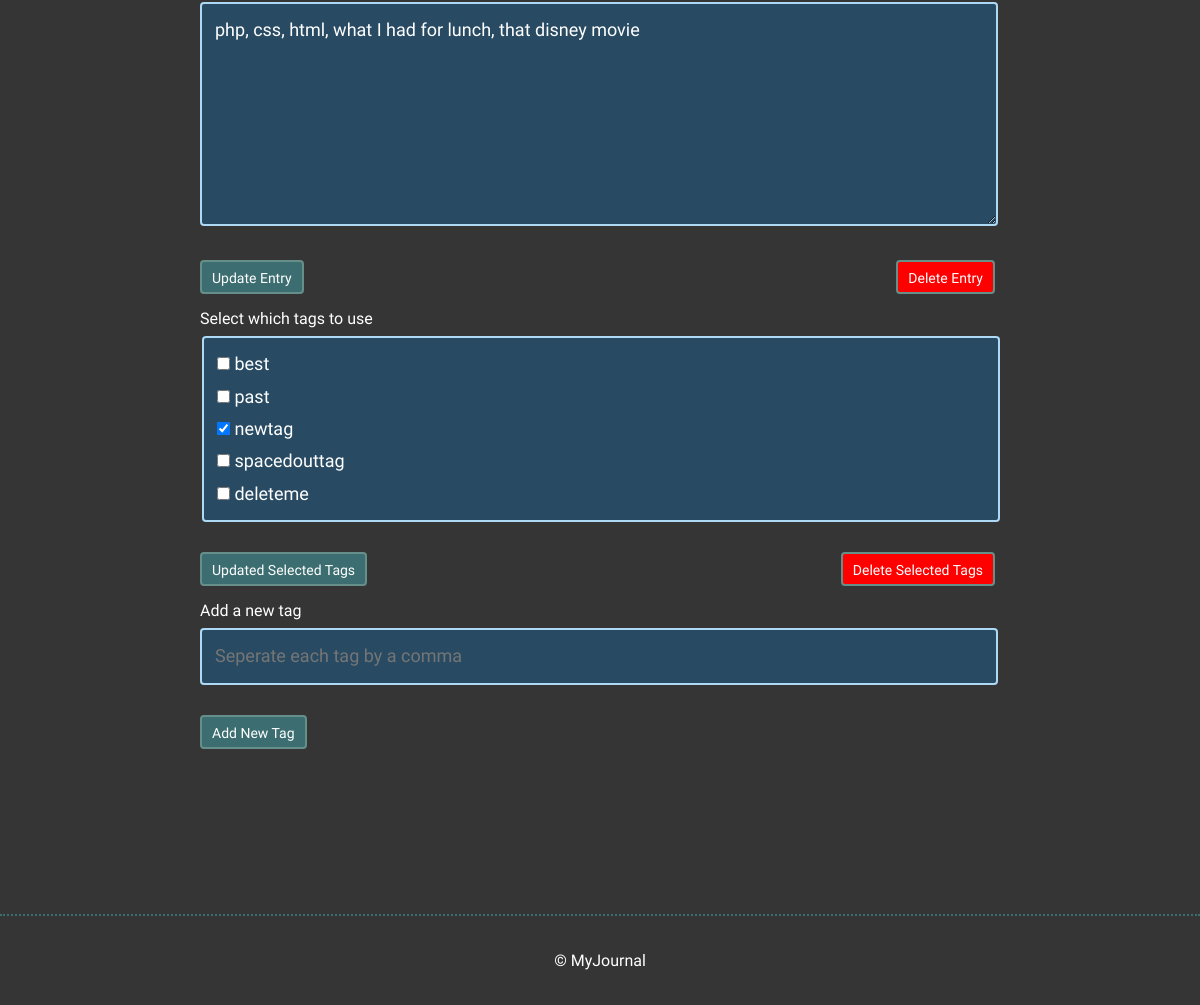
Page /edit.php?id=8 (lower part) on the earlier database version.
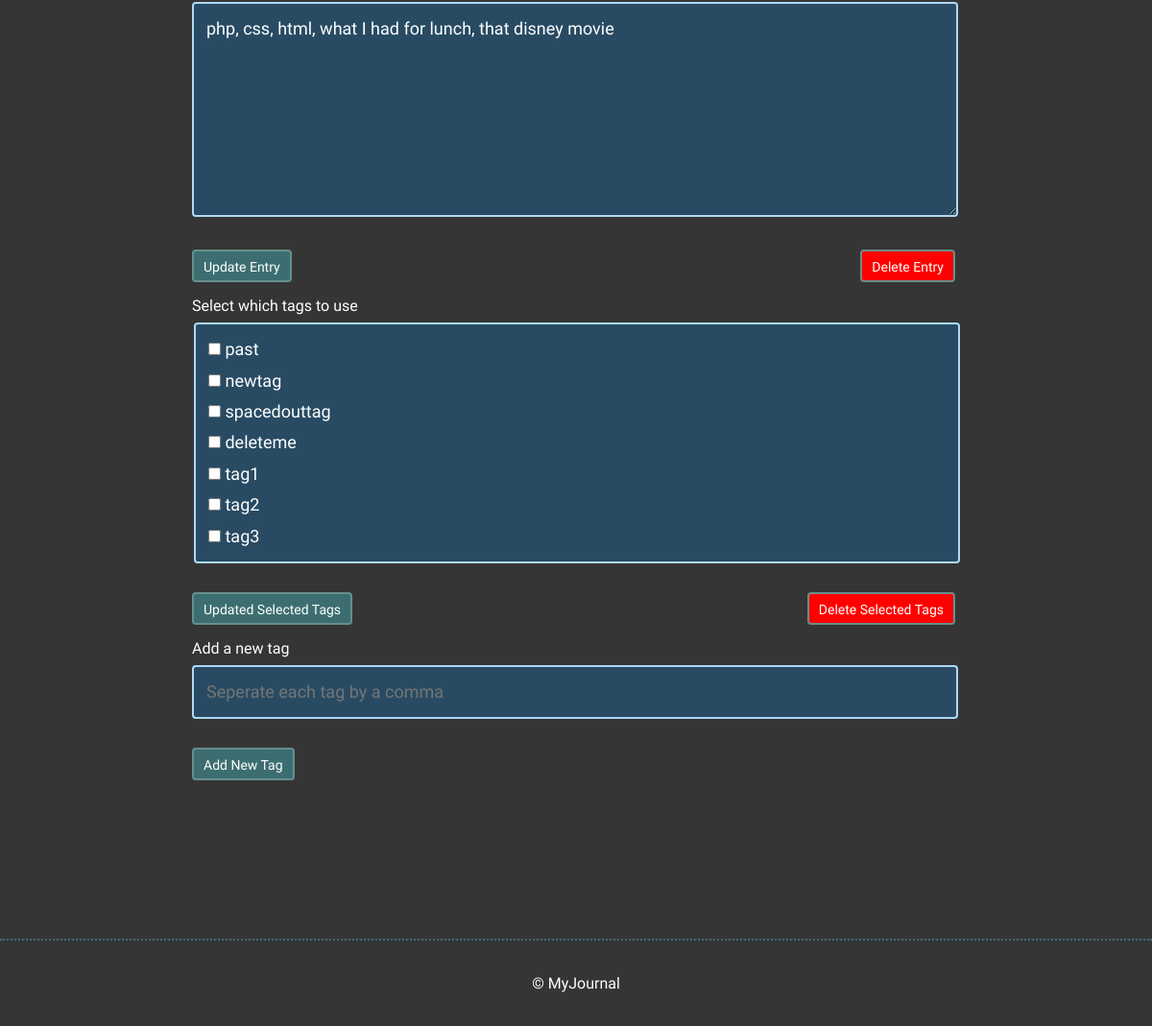
Same page on the later database version.
### tables this page shows
CREATE TABLE "tags" (
	"id"	INTEGER PRIMARY KEY AUTOINCREMENT,
	"tags"	TEXT NOT NULL
);

### inc/functions.php (called while the page is built, shortened)
<?php
function get_entry_by_id($id){
    include ("connection.php");
    try {
        $sql = "SELECT * FROM entries WHERE id = :id";
        $stmt = $db->prepare($sql);
        $stmt->bindParam(':id',$id,PDO::PARAM_INT);
        $stmt->execute();
        $results = $stmt->fetch(PDO::FETCH_ASSOC);
        return $results;
    } catch (Exception $e) {
        echo "Unable to query DB" . $e->getMessage();
        die();
    }
}
function get_tags_by_entry_id($entries_id){
    include ("connection.php");
    try {
    $sql = "SELECT tags.id, tags.tags FROM tags JOIN entry_tags ON tags.id = entry_tags.tag_id WHERE entry_tags.entry_id = :entries_id";
    $stmt = $db->prepare($sql);
    $stmt->bindParam(':entries_id',$entries_id,PDO::PARAM_INT);
    $stmt->execute();
    $results = $stmt->fetchAll(PDO::FETCH_ASSOC);
    if(!empty($results)) {
        return $results;
    } else {
        return false;
    }
} catch (Exception $e) {
    echo "Unable to query DB" . $e->getMessage();
}
}
function get_tags() {
    include ("connection.php");
    try {
        $sql = "SELECT * FROM TAGS";
        $stmt = $db->prepare($sql);
        $stmt->execute();
        $results = $stmt->fetchAll(PDO::FETCH_ASSOC);
        return $results;
    } catch (Exception $e) {
        echo "Unable to query DB" . $e->getMessage();
    }
}
?>

### edit.php (the view, shortened to what this page needs)
<?php include ("inc/header.php"); ?>
<?php
    if (isset($_GET['id'])) {
        $entryId = filter_input(INPUT_GET, 'id', FILTER_SANITIZE_NUMBER_INT);
        $editEntry = get_entry_by_id($entryId);
        $tags = get_tags();
        $usedTags = get_tags_by_entry_id($entryId);
        if(is_array($usedTags)) {
            $usedTags = array_column($usedTags, 'id');
        } else {
            $usedTags = array();
        }
    } else {
        header('location: index.php');
    }
if (isset($editEntry)) {
    $title = htmlspecialchars($editEntry['title']);
    $date = htmlspecialchars($editEntry['date']);
    $time_spent = htmlspecialchars($editEntry['time_spent']);
    $resources = htmlspecialchars($editEntry['resources']);
}
?>
        <section>
            <div class="container">
                <div class="edit-entry">
                    <form method="post" action="inc/editentry.php?id=<?php echo $entryId;?>">
                        <input id="title" type="text" name="title" value="<?php echo $title;?>" required><br>
                        <input id="date" type="date" min="1999-01-01" max="<?php echo date("Y-m-d"); ?>" name="date" value="<?php echo $date;?>" required><br>
                        <input id="time_spent" type="text" name="time_spent" value="<?php echo $time_spent;?>" required><br>
                        <textarea id="resources-to-remember" rows="5" name="resources" placeholder="Seperate each resource by a comma"><?php echo $resources;?></textarea>
                        <input type="submit" name="update" value="Update Entry" class="button">
                        <input type="submit" name="delete" value="Delete Entry" class="button2">
                    </form>
                    <form method="post" action="inc/edittags.php">
                    <label for="tags">Select which tags to use</label>
                        <fieldset form="delTags" class="checkbox" >
                        <?php foreach($tags as $tag){
                            echo "<input type=\"checkbox\" name=\"tagId[]\" value=" . $tag['id'] . " ";
                            if(in_array($tag['id'], $usedTags)){
                                echo "checked";
                            }
                            echo "> " . $tag['tags'] . "\n<br>";
                        }
                        ?>
                         </fieldset>
                        <input type="submit" name="update" value="Updated Selected Tags" class="button">
                        <input type="submit" name="delete" value="Delete Selected Tags" class="button2">
                    </form>
                    <form method="post" action="inc/newtag.php">
                    <label for="newTag">Add a new tag</label>
                        <input type="text" id="newTag" name="newTag" placeholder="Seperate each tag by a comma" required>
                        <input type="submit" value="Add New Tag" class="button">
                    </form>
                </div>
            </div>
        </section>
<?php include ("inc/footer.php"); ?>

Differences in the rows shown:
removed tags: tags "best"
computed for tags "newtag": id "☑" → "☐"
added tags: tags "tag1"
added tags: tags "tag2"
added tags: tags "tag3"
